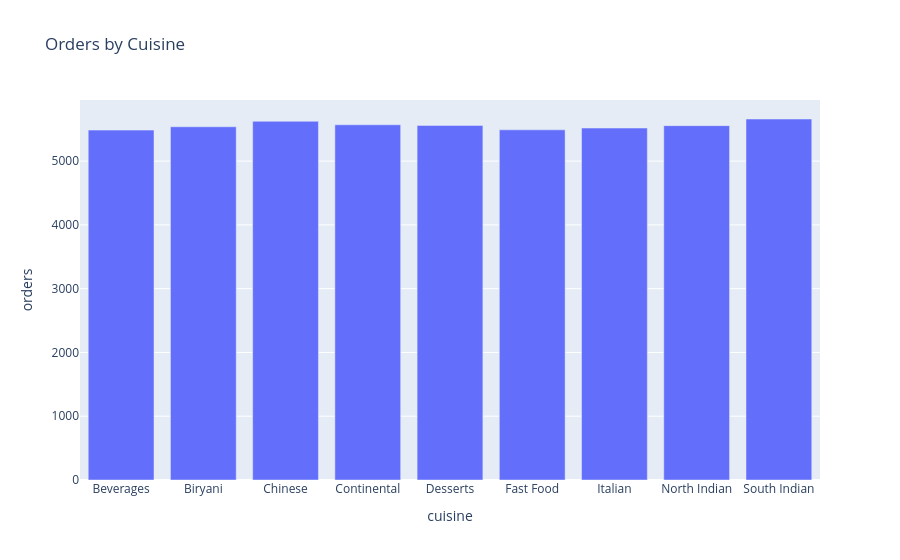

The code cell stored with this chart in its notebook:
### Code cell
fig = px.bar(
    cuisine_orders,
    x='cuisine',
    y='orders',
    title='Orders by Cuisine'
)

fig.show()

### Figure 1 — Plotly figure (JSON) as saved in the notebook; plotly's stock layout.template omitted (floating-point values rounded to 4 significant figures)
{"data": [{"hovertemplate": "cuisine=%{x}<br>orders=%{y}<extra></extra>", "legendgroup": "", "marker": {"color": "#636efa", "pattern": {"shape": ""}}, "name": "", "orientation": "v", "showlegend": false, "textposition": "auto", "type": "bar", "x": ["Beverages", "Biryani", "Chinese", "Continental", "Desserts", "Fast Food", "Italian", "North Indian", "South Indian"], "xaxis": "x", "y": [5486, 5538, 5624, 5569, 5559, 5490, 5518, 5556, 5660], "yaxis": "y"}], "layout": {"barmode": "relative", "legend": {"tracegroupgap": 0}, "title": {"text": "Orders by Cuisine"}, "xaxis": {"anchor": "y", "domain": [0, 1], "title": {"text": "cuisine"}}, "yaxis": {"anchor": "x", "domain": [0, 1], "title": {"text": "orders"}}}}
